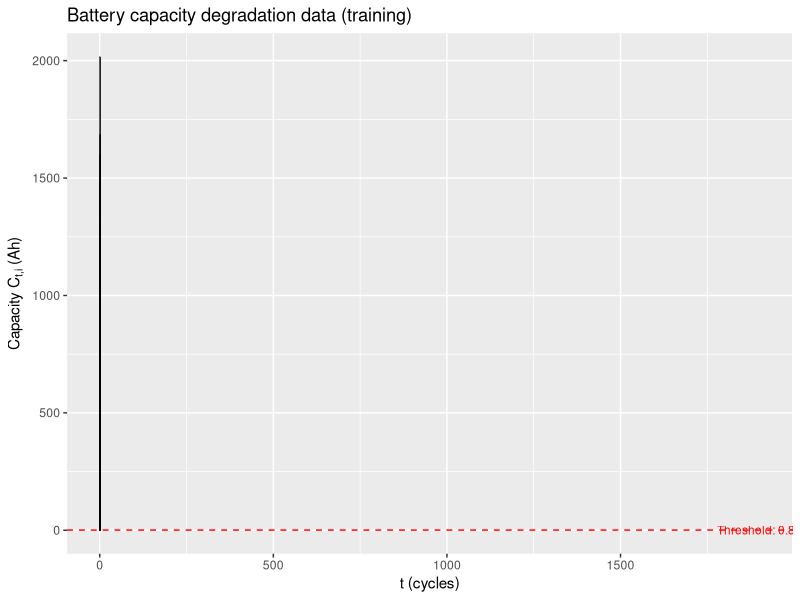

R code for this plot:
library(ggplot2)
library(reshape2)

traindata <- read.csv("./Data/Battery_train.csv")

# create capacity array with same size as no. of cycles
capacity <- seq(from = 0.88, to = 1.1, by =1.1/(nrow(traindata)-1))

RULdata <- data.frame(capacity)

for(b in 2:ncol(traindata)){ # loop over batteries
  RUL = c() # initialize value
  for(c in capacity){ # for_loop for each capacity
    lifetime <- which(traindata[,b] < 0.88) # find maximum amount of cycles before breakdown
    time <- which.min(abs(traindata[,b] - c)) # find time index closest to capacity
    RULval <- lifetime - time # RUL = total lifetime - t
    if (RULval <= 0){RULval = NA} # ensure RUL is greater than zero
    RUL <- append(RUL, RULval) # add to RUL vector
  }
  RULdata[ , ncol(RULdata) + 1] <- RUL   # Append new column
  colnames(RULdata)[ncol(RULdata)] <- paste0("NO.", b-1) # change column name
}
  

data.long <- melt(RULdata, id = "capacity")
ggplot(data.long, aes(capacity, value, group = variable)) +
  xlab("t (cycles)") +
  ylab(bquote("Capacity" ~ C["t,i"] ~ "(Ah)")) +
  ggtitle("Battery capacity degradation data (training)") +
  geom_line() + 
  geom_hline(yintercept=0.88, 
             linetype="dashed", 
             color = "red", 
             linewidth=0.5) +
  annotate("text", x=1900, y=0.87, label= "Threshold: 0.88", colour = "red", size = 3)



